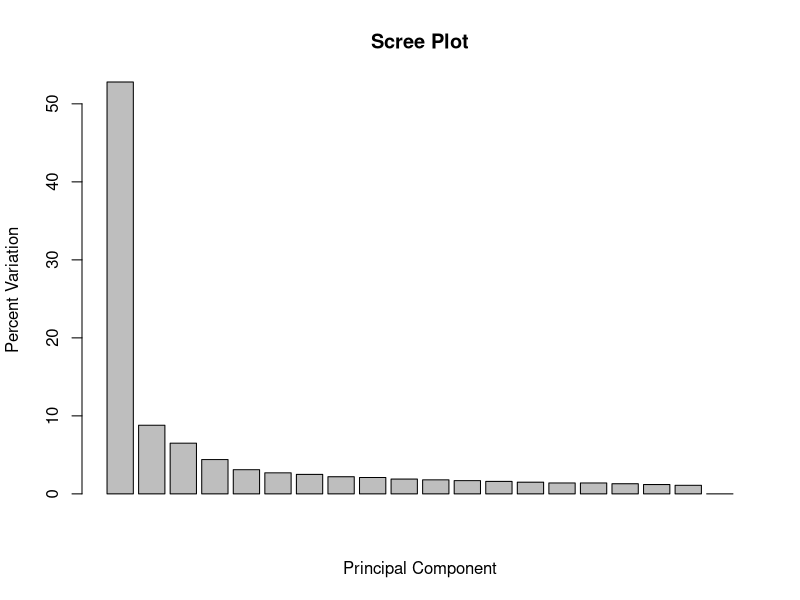
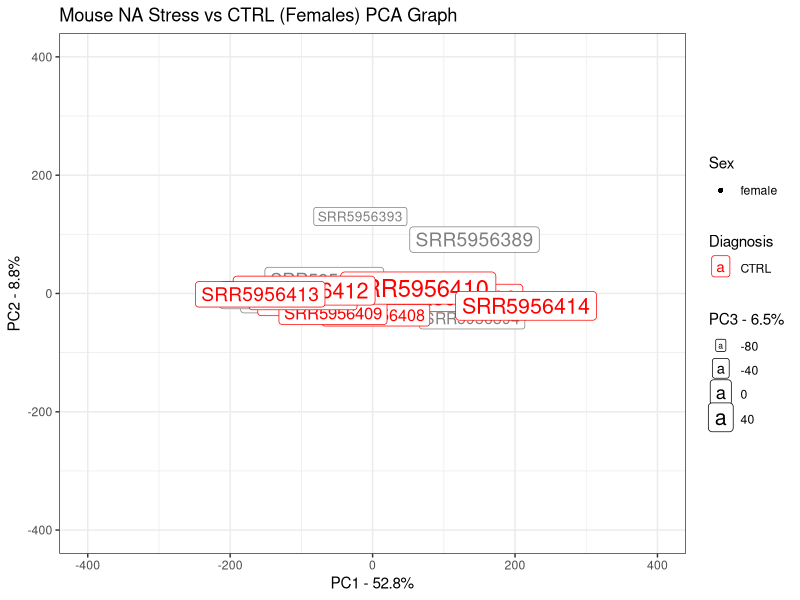

Write the R code that produced these figures, in order.
library(tidyverse)

#Load Mouse NA metadata: Comparison Stress vs. CTRL for Females ----------------
NA_metadata <- read_csv("data/GSE102556-SRA-Mouse-NA-Metadata.csv")
NA_count <-
  read_csv("Galaxy Count Matrix Mapped/Mouse NA/NA_Mouse_Overall_Mapped_Final.csv") %>%
  column_to_rownames("Geneid")

mask <- rowSums(NA_count) > 40

NA_count_filtered <- NA_count[mask,]

#Select row and gender columns for further analysis
NA_metadata_truncated <- NA_metadata %>%
  dplyr::select(Run, gender, Phenotype) %>%
  column_to_rownames("Run") %>%
  as.matrix()

#Add these lines to filter by gender
NA_metadata_truncated <- NA_metadata_truncated[NA_metadata_truncated[,1] == "female",]

na_count_female <- NA_count_filtered[, rownames(NA_metadata_truncated)]

#for female samples, filter out rows that have low/0 variance
na_count_female <- na_count_female[
  rowSums(na_count_female) > sum(NA_metadata_truncated[,1] == "female"),
]

#Extract principal components
pca = prcomp(t(na_count_female), scale = TRUE)

pca.var <- pca$sdev^2
pca.var.per <- round(pca.var/sum(pca.var)*100, 1)

barplot(pca.var.per, main="Scree Plot", xlab="Principal Component", ylab="Percent Variation")

## now make a fancy looking plot that shows the PCs and the variation:
library(ggplot2)

pca.data <- data.frame(Sample=rownames(pca$x),
                       X=pca$x[,1],
                       Y=pca$x[,2],
                       Z=pca$x[,3],
                       Sex=NA_metadata_truncated[rownames(pca$x), 1],
                       Diagnosis=NA_metadata_truncated[rownames(pca$x), 2])
pca.data

ggplot(data=pca.data, aes(x=X, y=Y, label=Sample, shape=Sex, color=Diagnosis, size=Z)) +
  geom_point() +
  geom_label() +
  xlab(paste("PC1 - ", pca.var.per[1], "%", sep="")) +
  scale_x_continuous(limits = c(-400, 400)) +
  ylab(paste("PC2 - ", pca.var.per[2], "%", sep="")) +
  scale_y_continuous(limits = c(-400, 400)) +
  scale_size_continuous(name = paste("PC3 - ", pca.var.per[3], "%", sep="")) +
  theme_bw() +
  ggtitle("Mouse NA Stress vs CTRL (Females) PCA Graph") +
  scale_color_manual(values = c("darkgreen", "red"), breaks = c("MDD", "CTRL"))

## get the name of the top 10 measurements (genes) that contribute
## most to pc1.
loading_scores <- pca$rotation[,1]
gene_scores <- abs(loading_scores) ## get the magnitudes
gene_score_ranked <- sort(gene_scores, decreasing=TRUE)
top_10_genes <- names(gene_score_ranked[1:10])

top_10_genes ## show the names of the top 10 genes

pca$rotation[top_10_genes,1] ## show the scores (and +/- sign)

